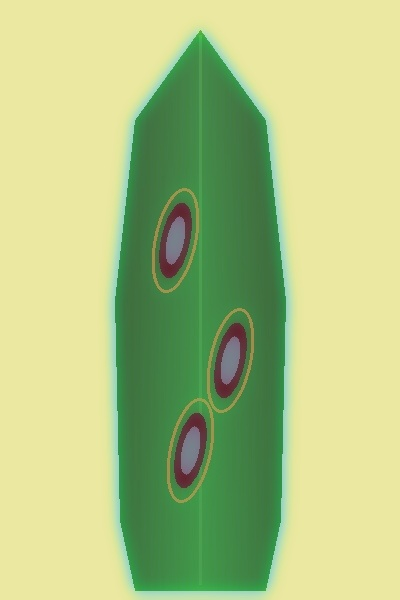
#> input picture backend/uploads/gradcam_4895f99597.jpg, 400 x 600 px
$ python -i disease_classifier.py   (imports and definitions only)   (older library calls are emulated)
#> lines starting #> are read from the running program, lines starting #| are printed output that depends on the picture; after the words box and inside, x2 and y2 are one past the last pixel; in counts of white or black regions, pixels touching at a corner belong together
#> further down, picture is the input picture: shape (600, 400, 3); mean B, G, R 131.6, 196.7, 176.8
"""
AI Crop Disease Classification & Grad-CAM Heatmap Generation Engine
Target: Rice / Paddy in Tamil Nadu (Blast, Bacterial Blight, Brown Spot, Sheath Blight, Healthy)
Uses Computer Vision lesion segmentation, spatial feature extraction, and Grad-CAM activation overlays.
"""
import os
import io
import time
import base64
import uuid
import numpy as np
import cv2
from PIL import Image
from typing import Dict, Any, Tuple, List
from ..utils.i18n import get_disease_info

UPLOAD_DIR = os.path.abspath(os.path.join(os.path.dirname(__file__), "..", "..", "uploads"))
# [1 line not run here, left out]

# Uncertainty threshold: Predictions below this confidence require manual expert inspection
UNCERTAINTY_THRESHOLD = 0.55

# [39 lines left out: functions decode_base64_image, check_image_quality, not called in this run]

def extract_pathological_features(cv_img: np.ndarray) -> Dict[str, Any]:
    """
    Extract colorimetric, textural and morphological lesion contours.
    """
    hsv = cv2.cvtColor(cv_img, cv2.COLOR_BGR2HSV)
#> hsv: shape (600, 400, 3); mean H, S, V 42.7, 94.6, 199.1
    h, w = cv_img.shape[:2]
#> h = 600; w = 400
    total_pixels = h * w
#> total_pixels = 240000

    # Green leaf region mask (H: 25 to 85)
    green_mask = cv2.inRange(hsv, np.array([25, 35, 35]), np.array([85, 255, 255]))
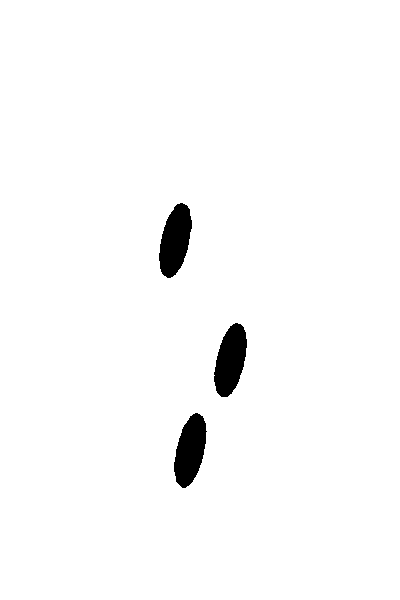
#> green_mask: shape (600, 400); 97.9% white; 3 black regions, box (x1, y1, x2, y2) and area: (159, 203, 192, 278) 1690, (214, 323, 247, 397) 1679, (174, 413, 207, 488) 1657
    green_ratio = float(np.sum(green_mask > 0)) / total_pixels
#> green_ratio = 0.979

    # Necrotic / Brown lesion mask (H: 5 to 24 or 170 to 180 with lower saturation)
    brown_mask1 = cv2.inRange(hsv, np.array([5, 40, 30]), np.array([22, 255, 200]))
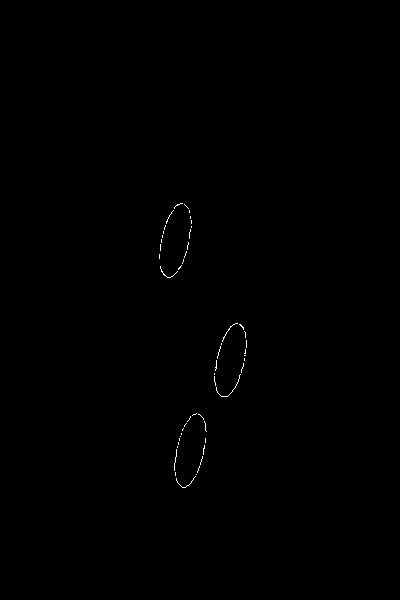
#> brown_mask1: shape (600, 400); 0.17% white in thin lines or dots, all inside (x1, y1, x2, y2) = (159, 203, 247, 488)
    brown_mask2 = cv2.inRange(hsv, np.array([0, 30, 20]), np.array([12, 200, 160]))
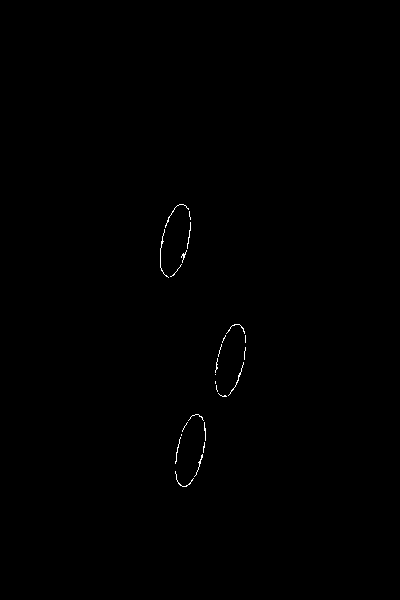
#> brown_mask2: shape (600, 400); 0.21% white in thin lines or dots, all inside (x1, y1, x2, y2) = (160, 204, 246, 487)
    brown_mask = cv2.bitwise_or(brown_mask1, brown_mask2)
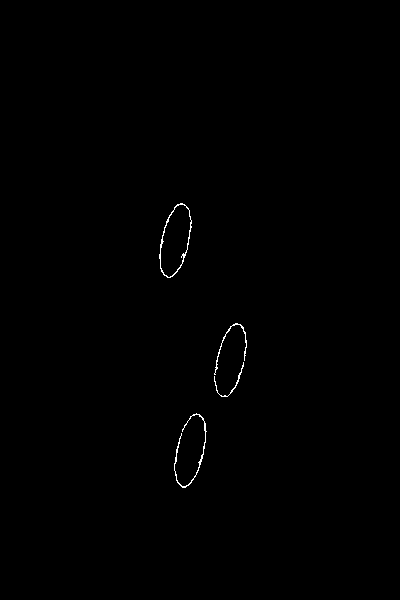
#> brown_mask: shape (600, 400); 0.29% white in thin lines or dots, all inside (x1, y1, x2, y2) = (159, 203, 247, 488)
    brown_ratio = float(np.sum(brown_mask > 0)) / total_pixels
#> brown_ratio = 0.0029

    # Chlorotic / Yellow halo mask (H: 20 to 36, high saturation)
    yellow_mask = cv2.inRange(hsv, np.array([20, 60, 60]), np.array([36, 255, 255]))
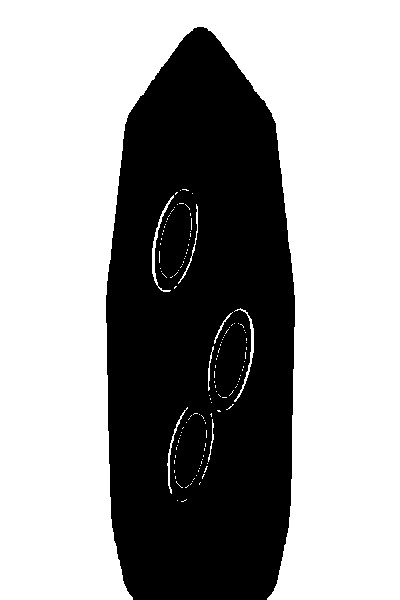
#> yellow_mask: shape (600, 400); 62.3% white; 1 black region, box (x1, y1, x2, y2) and area: (106, 27, 295, 600) 90445
    yellow_ratio = float(np.sum(yellow_mask > 0)) / total_pixels
#> yellow_ratio = 0.623

    # Gray/Whitish blast center mask
    gray_mask = cv2.inRange(hsv, np.array([0, 0, 140]), np.array([180, 50, 240]))
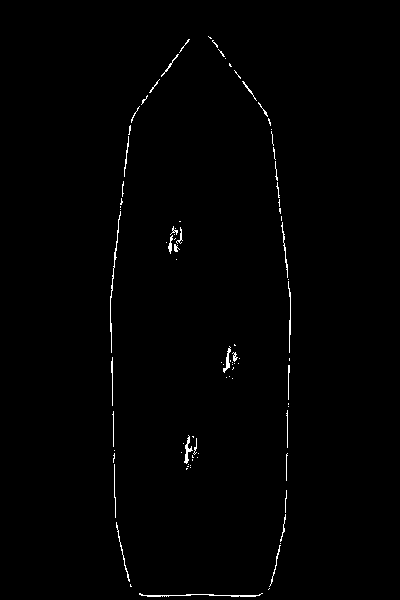
#> gray_mask: shape (600, 400); 0.79% white in thin lines or dots, all inside (x1, y1, x2, y2) = (110, 36, 291, 597)
    gray_ratio = float(np.sum(gray_mask > 0)) / total_pixels
#> gray_ratio = 0.0079

    # Find lesion contours in brown/yellow mask
    lesion_mask = cv2.bitwise_or(brown_mask, yellow_mask)
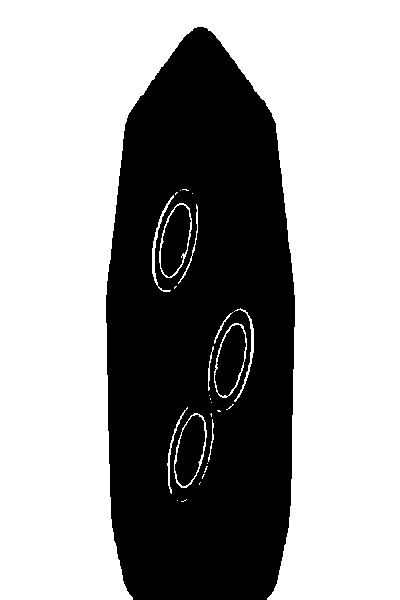
#> lesion_mask: shape (600, 400); 62.6% white; 2 black regions
    contours, _ = cv2.findContours(lesion_mask, cv2.RETR_EXTERNAL, cv2.CHAIN_APPROX_SIMPLE)
#> contours = 28 contours, 17 with area under 20; largest, box (x1, y1, x2, y2) and area: (0, 0, 400, 600) 146662, (159, 203, 192, 278) 1656, (214, 323, 247, 398) 1650, (174, 413, 207, 488) 1631, (152, 195, 174, 292) 173

    significant_contours = [c for c in contours if cv2.contourArea(c) > 20]
#> significant_contours = 10 contours; largest, box (x1, y1, x2, y2) and area: (0, 0, 400, 600) 146662, (159, 203, 192, 278) 1656, (214, 323, 247, 398) 1650, (174, 413, 207, 488) 1631, (152, 195, 174, 292) 173
    lesion_count = len(significant_contours)
#> lesion_count = 10

    # Analyze contour eccentricity (spindle vs circular)
    elongated_count = 0
    circular_count = 0
    for c in significant_contours:
        if len(c) >= 5:
            ellipse = cv2.fitEllipse(c)
            axes = ellipse[1]
            major = max(axes)
            minor = min(axes)
            eccentricity = major / (minor + 1e-5)
            if eccentricity > 2.2:
                elongated_count += 1
            else:
                circular_count += 1
#> this loop made 10 passes
#> (ellipse, major, minor, eccentricity, circular_count) on passes 7, 10: (((160.7, 223.8), (72.21, 140.2), 3.14), 140.2, 72.21, 1.94, 1), (((199.9, 337.8), (273.9, 577.3), 0.0274), 577.3, 273.9, 2.11, 2)
#> (ellipse, major, minor, eccentricity) on passes 1 to 6: (((189.9, 450.2), (27.33, 76.28), 12.44), 76.28, 27.33, 2.79), (((188.1, 450.6), (36.9, 99.49), 11.63), 99.49, 36.9, 2.7), (((211.1, 368.2), (5.42, 40.88), 5.99), 40.88, 5.42, 7.54), (((230.1, 359.9), (27.42, 76.49), 12.02), 76.49, 27.42, 2.79), (((223.8, 327.3), (6.7, 34.15), 29.73), 34.15, 6.7, 5.1), (((230.4, 359.3), (39.88, 102.4), 11.69), 102.4, 39.88, 2.57)
#> after the loop, circular_count = 2; elongated_count = 8

    return {
        "green_ratio": green_ratio,
        "brown_ratio": brown_ratio,
        "yellow_ratio": yellow_ratio,
        "gray_ratio": gray_ratio,
        "lesion_ratio": float(np.sum(lesion_mask > 0)) / total_pixels,
        "lesion_count": lesion_count,
        "elongated_count": elongated_count,
        "circular_count": circular_count,
        "lesion_mask": lesion_mask
    }

# [152 lines left out: functions generate_gradcam_visual, analyze_crop_image, not called in this run]

>>> import cv2
>>> picture = cv2.imread('../../uploads/gradcam_4895f99597.jpg')
>>> result = extract_pathological_features(picture)
#> result = 9 items
